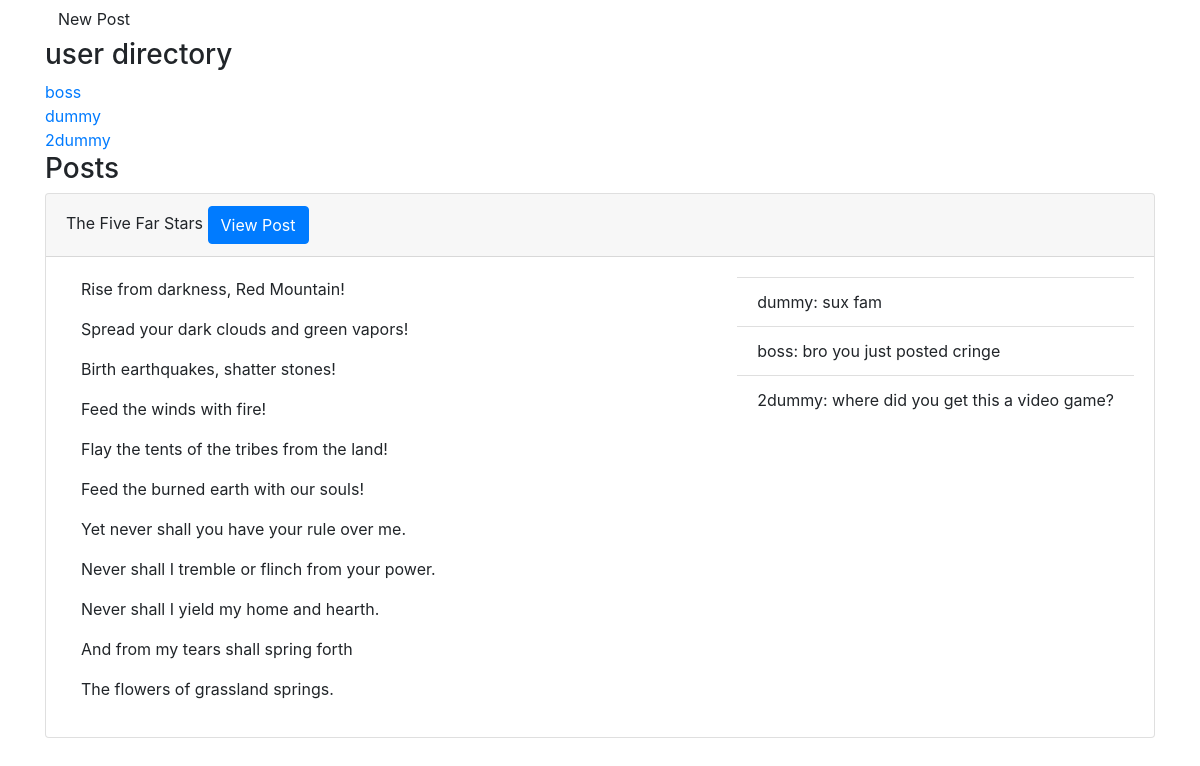
/charapp/ (signed in), run on an earlier commit of the app's database.
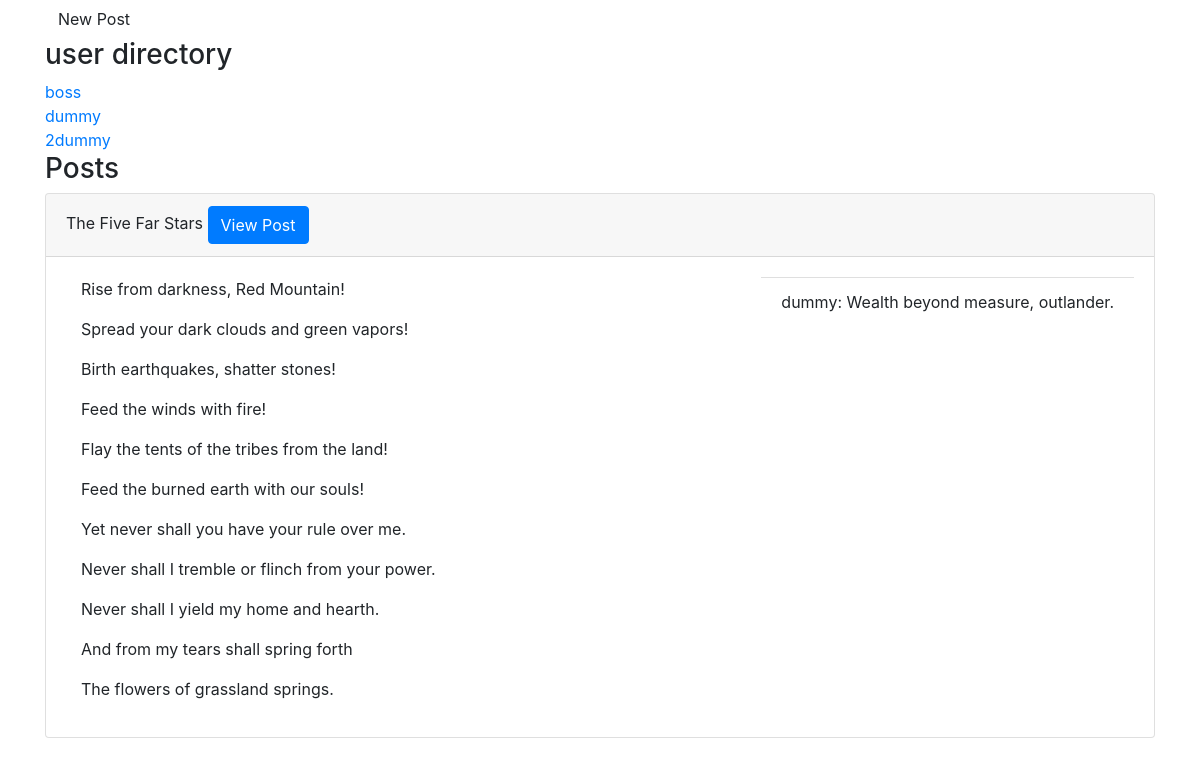
And on a later commit of the database.
### charapp/models.py (models this page shows, shortened)
class Post(models.Model):
    user = models.ForeignKey(User, related_name = 'posts', on_delete = models.CASCADE)
    text = models.TextField()
    title = models.CharField(max_length = 50, blank=True, null=True)
    date_created = models.DateTimeField(auto_now_add = True)
    upload = models.FileField(upload_to='uploads/', blank = True, null = True)

class Comment(models.Model):
    user = models.ForeignKey(User, related_name = 'comments', on_delete = models.CASCADE)
    text = models.TextField()
    date_created = models.DateTimeField(auto_now_add = True)
    post = models.ForeignKey(Post, related_name = 'comments', on_delete = models.CASCADE)
    def __str__(self):
        return f'{self.user.username}: {self.text}'

### charapp/views.py (the view)
# urls.py: path('', views.userhome, name='userhome'),
def userhome(request):
    posts = request.user.posts.all()
    userlist = User.objects.all()
    context = {
        'posts':posts,
        'userlist':userlist,
    }
    return render(request, 'charapp/userhome.html', context)

### charapp/templates/charapp/userhome.html (shortened to what this page needs)
{% extends 'charbucket/base.html' %}
{% block content%}
    <div class="container">
        <button class="btn" data-toggle="collapse" data-target="#nu_post_form">New Post</button>
    </div>
    <div class="container">
        <h3>user directory</h3>
        {% for user in userlist %}
        <a href="{% url 'charapp:profile' user.username %}">{{user}}</a> <br>
        {% endfor %}
    </div>
    <div class="container">
        <h3>Posts</h3>
        {% for post in posts %}
        <div class="card">
            <div class="card-header">
                {{post.title}}
                <a class="btn btn-primary" href="{% url 'charapp:post_table' post.id %}">View Post</a>
            </div>
            <div class="card-body d-flex">
                <div class="card-text col-sm">
                    {{post.text|safe}}
                </div>
                <ul class="list-group list-group-flush">
                    {% for comment in post.comments.all %}
                    <li class="list-group-item">{{comment}}</li>
                    {% endfor %}
                </ul>
            </div>
        </div>
        {% endfor %}
    </div>
{% endblock %}

What changed in the data, as far as the page shows it:
removed Comment: user+text "dummy: sux fam"
removed Comment: user+text "boss: bro you just posted cringe"
removed Comment: user+text "2dummy: where did you get this a video game?"
added Comment: user+text "dummy: Wealth beyond measure, outlander."
